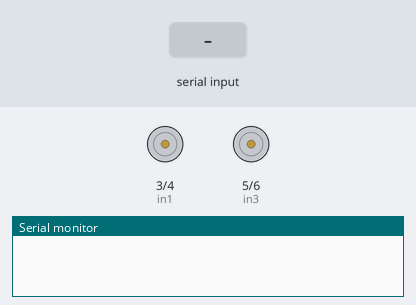
Recording of a sketch running on a simulated Arduino Uno, built with avr-gcc and run on an emulated ATmega328P. On the bench: motor-driver pin pairs drawn as motors (green arrow = first pin HIGH = forward, orange = second pin HIGH = backward, longer = more drive, scaled by the enable pin), the last lines printed to the serial monitor. The inputs (shaded band) are chosen by the test bench.

Above: at 1.2 s.
1.3 s: "F" received over Serial
At 1.7 s:
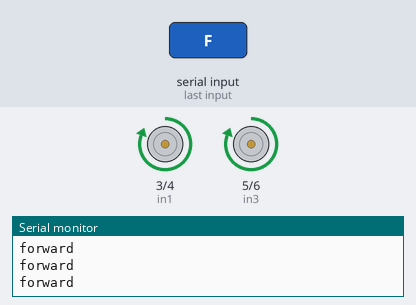
2.8 s: "B" received over Serial
At 3.7 s:
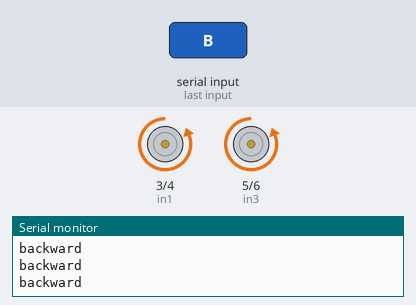
4.3 s: "R" received over Serial
At 5.5 s:
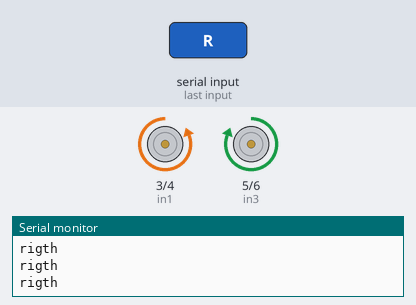
5.8 s: "L" received over Serial
At 6.8 s:
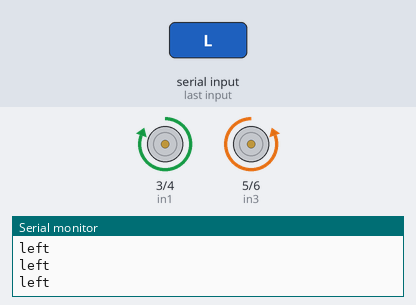
7.3 s: "S" received over Serial
At 7.8 s:
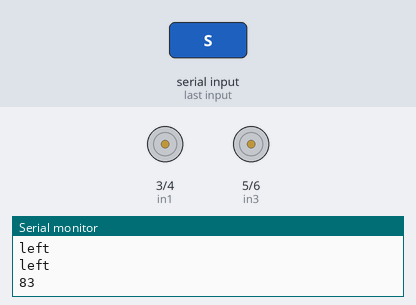
Timing chart, 0 to 9.8 s (numbered marks = the images above; inputs shaded):
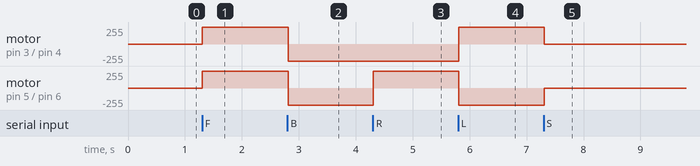

Measured:
- after the input at 1.3 s, motor on pin 3 (in1) / pin 4 (in2), motor on pin 5 (in3) / pin 6 (in4): stopped → forward 255/255 at once
- after the input at 2.8 s, motor on pin 3 (in1) / pin 4 (in2), motor on pin 5 (in3) / pin 6 (in4): forward 255/255 → backward 255/255 at once
- after the input at 4.3 s, motor on pin 5 (in3) / pin 6 (in4): backward 255/255 → forward 255/255 at once
- after the input at 5.8 s, motor on pin 3 (in1) / pin 4 (in2): backward 255/255 → forward 255/255 at once; motor on pin 5 (in3) / pin 6 (in4): forward 255/255 → backward 255/255 at once
- after the input at 7.3 s, motor on pin 3 (in1) / pin 4 (in2): forward 255/255 → stopped at once; motor on pin 5 (in3) / pin 6 (in4): backward 255/255 → stopped at once

The sketch:

bluetooth_robot_car.ino
```cpp
int data=0;
int enA=2;
int enB=7;
int in1=3;
int in2=4;
int in3=5;
int in4=6;
void setup(){
  pinMode(enA,OUTPUT);
  pinMode(enB,OUTPUT);
  pinMode(in1,OUTPUT);
  pinMode(in2,OUTPUT);
  pinMode(in3,OUTPUT);
  pinMode(in4,OUTPUT);
  Serial.begin(9600);
}
void loop(){
  if(Serial.available()>0)
  {
  data=Serial.read();
  Serial.println(data);
  }
  if(data==70)
  {
    forward();
    Serial.println("forward");
  }
  if(data==66)
  {
    backward();
    Serial.println("backward");
  }
  if(data==82)
  {
    right();
    Serial.println("rigth");
  }
  if(data==76)
  {
    left();
    Serial.println("left");
  }
  if(data==83)
  {
    brake();
  }
}
void forward(){
  analogWrite(enA,255);
  analogWrite(enB,255);
  digitalWrite(in1,HIGH);
  digitalWrite(in2,LOW);
  digitalWrite(in3,HIGH);
  digitalWrite(in4,LOW);
}
void backward(){
  analogWrite(enA,255);
  analogWrite(enB,255);
  digitalWrite(in1,LOW);
  digitalWrite(in2,HIGH);
  digitalWrite(in3,LOW);
  digitalWrite(in4,HIGH);
}
void left(){
  analogWrite(enA,255);
  analogWrite(enB,255);
  digitalWrite(in1,HIGH);
  digitalWrite(in2,LOW);
  digitalWrite(in3,LOW);
  digitalWrite(in4,HIGH);
}
void right(){
  analogWrite(enA,255);
  analogWrite(enB,255);
  digitalWrite(in1,LOW);
  digitalWrite(in2,HIGH);
  digitalWrite(in3,HIGH);
  digitalWrite(in4,LOW);
}
void brake(){
  analogWrite(enA,0);
  analogWrite(enB,0);
  digitalWrite(in1,LOW);
  digitalWrite(in2,LOW);
  digitalWrite(in3,LOW);
  digitalWrite(in4,LOW);
}
```
